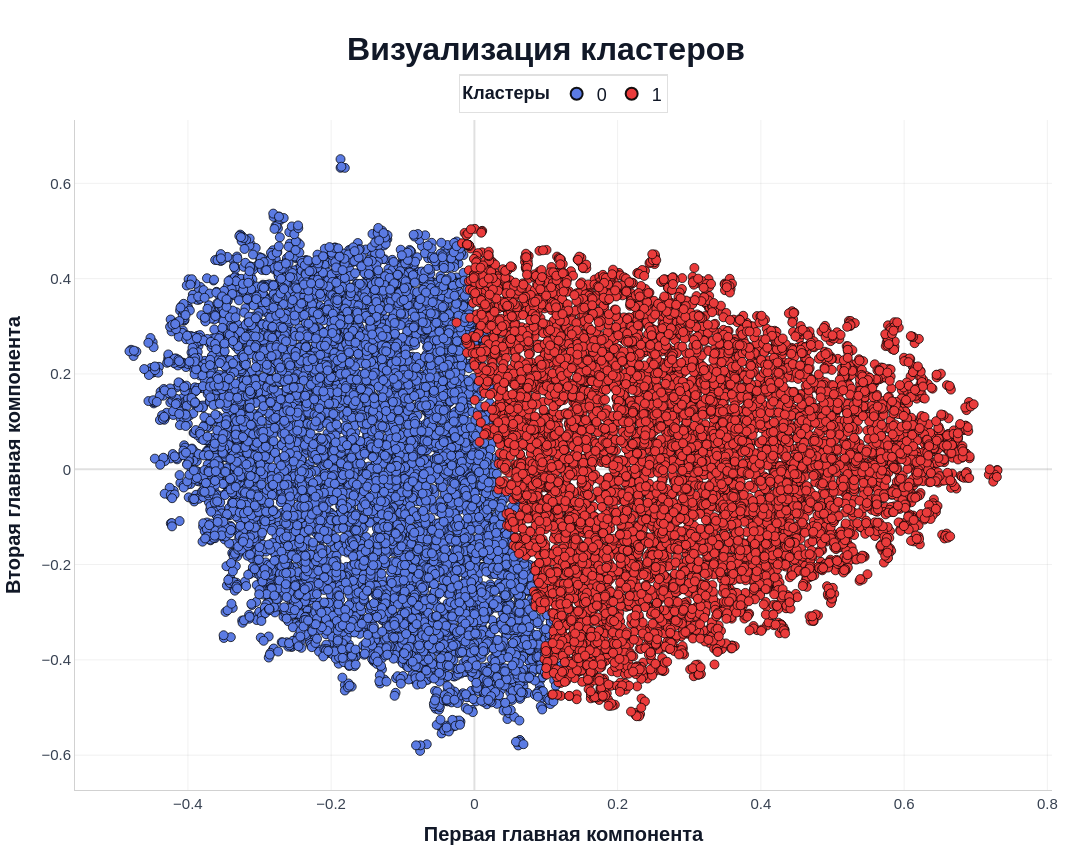

The notebook cell this image was saved under:
### Code cell
import pandas as pd
import plotly.express as px

df = pd.read_csv("reconstructed_clusters_from_screenshot.csv")

x_col = "Первая главная компонента"
y_col = "Вторая главная компонента"
cluster_col = "Кластер"

df[cluster_col] = df[cluster_col].astype(str)

colors = {
    "0": "#5B7BE3",
    "1": "#EA3B3B"
}

fig = px.scatter(
    df,
    x=x_col,
    y=y_col,
    color=cluster_col,
    color_discrete_map=colors,
    width=1280,
    height=860,
    render_mode="svg"
)

# =========================================
# ТОЧКИ
# =========================================

fig.update_traces(
    mode="markers",
    marker=dict(
        size=9,
        opacity=1,

        # черные четкие границы
        line=dict(
            width=0.8,
            color="rgba(0,0,0,0.92)"
        ),

        symbol="circle"
    )
)

# =========================================
# СВЕТЛАЯ ТЕМА
# =========================================

fig.update_layout(

    template="plotly_white",

    paper_bgcolor="white",
    plot_bgcolor="white",

    title=dict(
        text="<b>Визуализация кластеров</b>",
        x=0.5,
        font=dict(
            size=32,
            color="#111827",
            family="Arial"
        )
    ),

    font=dict(
        family="Arial",
        size=17,
        color="#374151"
    ),

    # =====================================
    # ЛЕГЕНДА
    # =====================================

    legend=dict(
        title=dict(
            text="<b>Кластеры</b>",
            font=dict(
                size=18,
                color="#111827"
            )
        ),

        font=dict(
            size=18,
            color="#111827"
        ),

        itemsizing="constant",

        bgcolor="rgba(255,255,255,0.96)",

        bordercolor="rgba(0,0,0,0.12)",
        borderwidth=1.3,

        orientation="h",

        yanchor="bottom",
        y=1.01,

        xanchor="center",
        x=0.5
    ),

    margin=dict(
        l=70,
        r=40,
        t=120,
        b=70
    ),

    # =====================================
    # ОСИ
    # =====================================

    xaxis=dict(
        title="<b>Первая главная компонента</b>",

        title_font=dict(
            size=20,
            color="#111827"
        ),

        showgrid=True,
        gridcolor="rgba(0,0,0,0.06)",

        zeroline=True,
        zerolinecolor="rgba(0,0,0,0.12)",

        showline=True,
        linecolor="rgba(0,0,0,0.18)",

        tickfont=dict(
            size=15,
            color="#374151"
        )
    ),

    yaxis=dict(
        title="<b>Вторая главная компонента</b>",

        title_font=dict(
            size=20,
            color="#111827"
        ),

        showgrid=True,
        gridcolor="rgba(0,0,0,0.06)",

        zeroline=True,
        zerolinecolor="rgba(0,0,0,0.12)",

        showline=True,
        linecolor="rgba(0,0,0,0.18)",

        tickfont=dict(
            size=15,
            color="#374151"
        )
    )
)

fig.show()

### Figure 1 — Plotly figure (JSON) as saved in the notebook; plotly's stock layout.template omitted (floating-point values rounded to 4 significant figures; data arrays with more than 128 entries replaced by an {"elided": "..."} marker saying what was removed)
{"data": [{"hovertemplate": "Кластер=0<br>Первая главная компонента=%{x}<br>Вторая главная компонента=%{y}<extra></extra>", "legendgroup": "0", "marker": {"color": "#5B7BE3", "line": {"color": "rgba(0,0,0,0.92)", "width": 0.8}, "opacity": 1, "size": 9, "symbol": "circle"}, "mode": "markers", "name": "0", "orientation": "v", "showlegend": true, "type": "scatter", "x": {"elided": "8000 float values"}, "xaxis": "x", "y": {"elided": "8000 float values"}, "yaxis": "y"}, {"hovertemplate": "Кластер=1<br>Первая главная компонента=%{x}<br>Вторая главная компонента=%{y}<extra></extra>", "legendgroup": "1", "marker": {"color": "#EA3B3B", "line": {"color": "rgba(0,0,0,0.92)", "width": 0.8}, "opacity": 1, "size": 9, "symbol": "circle"}, "mode": "markers", "name": "1", "orientation": "v", "showlegend": true, "type": "scatter", "x": {"elided": "8000 float values"}, "xaxis": "x", "y": {"elided": "8000 float values"}, "yaxis": "y"}], "layout": {"font": {"color": "#374151", "family": "Arial", "size": 17}, "height": 860, "legend": {"bgcolor": "rgba(255,255,255,0.96)", "bordercolor": "rgba(0,0,0,0.12)", "borderwidth": 1.3, "font": {"color": "#111827", "size": 18}, "itemsizing": "constant", "orientation": "h", "title": {"font": {"color": "#111827", "size": 18}, "text": "<b>Кластеры</b>"}, "tracegroupgap": 0, "x": 0.5, "xanchor": "center", "y": 1.01, "yanchor": "bottom"}, "margin": {"b": 70, "l": 70, "r": 40, "t": 120}, "paper_bgcolor": "white", "plot_bgcolor": "white", "title": {"font": {"color": "#111827", "family": "Arial", "size": 32}, "text": "<b>Визуализация кластеров</b>", "x": 0.5}, "width": 1280, "xaxis": {"anchor": "y", "domain": [0, 1], "gridcolor": "rgba(0,0,0,0.06)", "linecolor": "rgba(0,0,0,0.18)", "showgrid": true, "showline": true, "tickfont": {"color": "#374151", "size": 15}, "title": {"font": {"color": "#111827", "size": 20}, "text": "<b>Первая главная компонента</b>"}, "zeroline": true, "zerolinecolor": "rgba(0,0,0,0.12)"}, "yaxis": {"anchor": "x", "domain": [0, 1], "gridcolor": "rgba(0,0,0,0.06)", "linecolor": "rgba(0,0,0,0.18)", "showgrid": true, "showline": true, "tickfont": {"color": "#374151", "size": 15}, "title": {"font": {"color": "#111827", "size": 20}, "text": "<b>Вторая главная компонента</b>"}, "zeroline": true, "zerolinecolor": "rgba(0,0,0,0.12)"}}}
